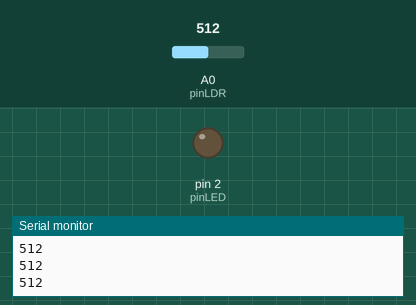
This sketch was run on a simulated Arduino Uno, built with avr-gcc and run on an emulated ATmega328P. On the bench: output pins drawn as LEDs (lit = HIGH), the last lines printed to the serial monitor. Dashed ring = blinking. The test bench sets the inputs (shaded band); at power-on: A0 (pinLDR) = 512.

Above: at 1.2 s.
1.3 s: A0 (pinLDR) set to 89
2.8 s: A0 (pinLDR) set to 77
At 2.95 s:
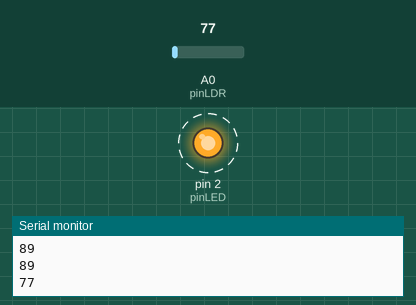
5.8 s: A0 (pinLDR) set to 95
At 5.95 s:
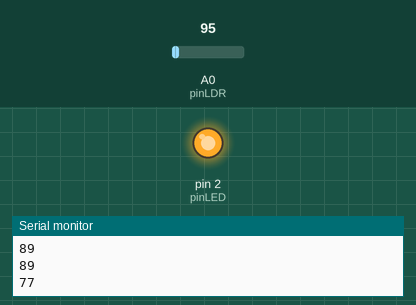
7.3 s: A0 (pinLDR) set to 75
At 7.45 s:
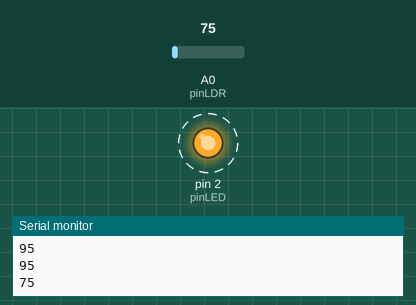
Timing chart, 0 to 11.3 s (numbered marks = the images above; inputs shaded):
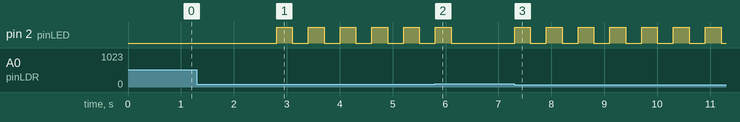

The sketch:

LdrSimple.ino
```cpp
#define pinLDR A0
#define pinLED 2

void setup()
{
  pinMode(pinLED, OUTPUT);
  Serial.begin(9600);
}

void loop()
{
  int valorLDR = analogRead(A0);
   Serial.println(valorLDR);
  //apresentar para somente ligar e desligar
  /*if(valorLDR < 85){
    digitalWrite(pinLED, HIGH);
    }else{
      digitalWrite(pinLED, LOW);
   }*/
  //usar para piscar os leds
   while(valorLDR < 85){
        valorLDR = analogRead(A0);
        digitalWrite(pinLED, HIGH);
      delay(300);
      digitalWrite(pinLED, LOW);
        delay(300);

    }
}
```

Measured:
- the behaviour switches between 85 and 84 on A0 (pinLDR) (found by bisection; images 0 and 1)
- after the input at 2.8 s, pin 2 (pinLED): alternates HIGH for 0.30 s and LOW for 0.30 s, starting at once
- after the input at 5.8 s, pin 2 (pinLED): goes on until 6.1 s, then stays LOW
- after the input at 7.3 s, pin 2 (pinLED): alternates HIGH for 0.30 s and LOW for 0.30 s, starting at once
